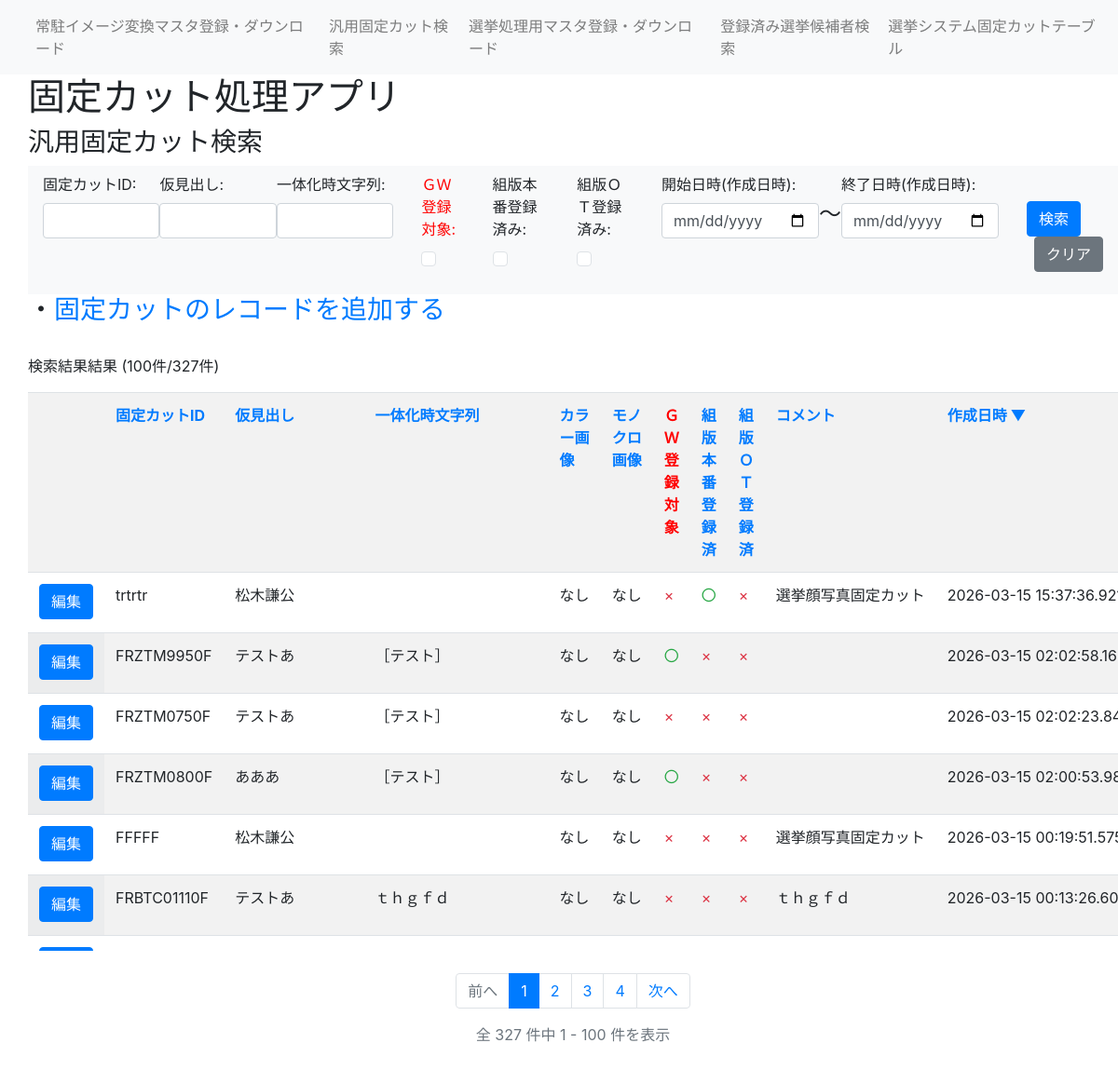
The page /general on the database as committed earlier.
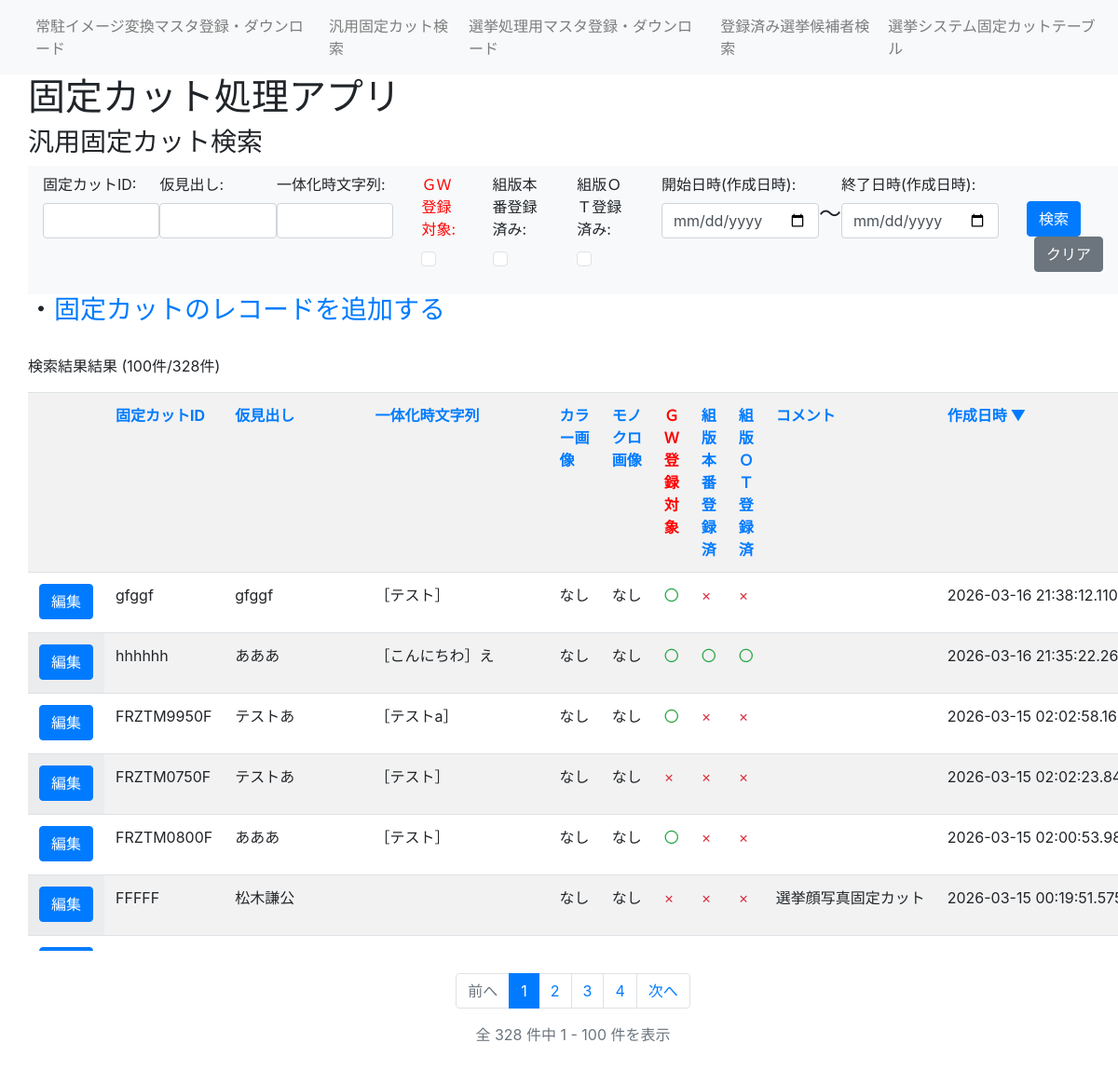
The same page on the database as committed later.
### fixedcut_app/models/fixedcut.py (models this page shows)
class FixedCut(db.Model):
    ___tablename__ = "fixedcut"
    id = db.Column(db.String(20), primary_key=True) #固定カットID
    midashi = db.Column(db.String(30)) #仮見出し
    Str = db.Column(db.String(100)) #一体化時文字列
    colorUrl = db.Column(db.String(100)) #カラー画像のURL
    monoUrl = db.Column(db.String(100)) #モノクロ画像のURL
    GWFlg = db.Column(db.Boolean, default=False) #GW登録対象
    prodFlg = db.Column(db.Boolean, default=False) #組版本番登録済みか
    OTFlg = db.Column(db.Boolean, default=False) #組版OT系登録済みか
    comment = db.Column(db.String(255)) #コメント
    created_at = db.Column(db.DateTime, nullable=False, default=datetime.now)  # 作成日時
    updated_at = db.Column(db.DateTime, nullable=False, default=datetime.now, onupdate=datetime.now)  # 更新日時

### fixedcut_app/views.py (the view)
@app.route('/general', methods=['GET', 'POST'])
@app.route('/general/<int:page>', methods=['GET', 'POST'])
def general(page=1):
    from fixedcut_app.views_general import general_handler
    return general_handler(page=page)

### fixedcut_app/views.py (called while the page is built)
@app.before_request
def log_request():
    app.logger.info("Request: %s %s from %s", request.method, request.path, request.remote_addr)

### fixedcut_app/templates/general.html (shortened to what the changed rows need)
{% extends 'layout.html' %}
{% block serch_result %}
 <div class="pad">
    {% set id_q = savelist[1] %}
    {% set midashi_q = savelist[0] %}
    {% set str_q = savelist[2] %}
    {% set gw_q = savelist[3] %}
    {% set prod_q = savelist[4] %}
    {% set ot_q = savelist[5] %}
    {% set start_q = savelist[6] %}
    {% set end_q = savelist[7] %}
    {% macro sort_link(label, key, text_color='') -%}
        {%- set next_dir = 'desc' if sort_by == key and sort_dir == 'asc' else 'asc' -%}
        <a href="{{ url_for('general', page=1, midashi=midashi_q, ID=id_q, Str=str_q, GWFlg=gw_q, prodFlg=prod_q, OTFlg=ot_q, startdate=start_q, enddate=end_q, sort_by=key, sort_dir=next_dir) }}" {% if text_color %}style="color: {{ text_color }};"{% endif %}>
            {{ label }}
            {% if sort_by == key %}
                {% if sort_dir == 'asc' %}
                    ▲
                {% else %}
                    ▼
                {% endif %}
            {% endif %}
        </a>
    {%- endmacro %}
    <p>検索結果結果
        {% if results | length > 0 %}
        ({{ results | length }}件/{{ pagination.total }}件)
        {% endif %}
    </p>
    <div class="table-container-vertical">
    <table class="table table-striped table-hover">
        <tr>
            <th></th>
            <th>{{ sort_link('固定カットID', 'id') }}</th>
            <th>{{ sort_link('仮見出し', 'midashi') }}</th>
            <th>{{ sort_link('一体化時文字列', 'Str') }}</th>
            <th>{{ sort_link('カラー画像', 'colorUrl') }}</th>
            <th>{{ sort_link('モノクロ画像', 'monoUrl') }}</th>
            <th>{{ sort_link('ＧＷ登録対象', 'GWFlg', 'red') }}</th>
            <th>{{ sort_link('組版本番登録済', 'prodFlg') }}</th>
            <th>{{ sort_link('組版ＯＴ登録済', 'OTFlg') }}</th>
            <th>{{ sort_link('コメント', 'comment') }}</th>
            <th>{{ sort_link('作成日時', 'created_at') }}</th>
        </tr>
        {% for res in results %}
        <tr>
            <td class=table-data>
                <button onclick="location.href='/general_detail/{{ res.id }}'" class="btn btn-primary">編集</button>
            </td>
            <td class=table-data>{{ res.id }}</td>
            <td class=table-data>{{ res.midashi }}</td>
            <td class=table-data>{{ res.Str }}</td>
            <td class=table-data>
                {% if ".eps" in res.colorUrl %}
                <a href="{{ url_for('download', filename=res.colorUrl) }}">ダウンロード</a></td>
                {% elif ".jpg" in res.colorUrl %}
                <img src="{{ url_for('static', filename=res.colorUrl) }}" height="50" alt="">
                {% elif ".jpeg" in res.colorUrl %}
                <img src="{{ url_for('static', filename=res.colorUrl) }}" height="50" alt="">
                {% elif ".svg" in res.colorUrl %}
                <img src="{{ url_for('static', filename=res.colorUrl) }}" height="50" alt="">
                {% else %}
                <p>なし</p>
                {% endif %}
            <td class=table-data>
                {% if ".eps" in res.monoUrl %}
                <a href="{{ url_for('download', filename=res.monoUrl) }}" download="モノクロ画像.eps">ダウンロード</a>
                {% elif ".jpg" in res.monoUrl %}
                <img src="{{ url_for('static', filename=res.monoUrl) }}" height="50" alt="">
                {% elif ".jpeg" in res.monoUrl %}
                <img src="{{ url_for('static', filename=res.monoUrl) }}" height="50" alt="">
                {% elif ".svg" in res.monoUrl %}
                <img src="{{ url_for('static', filename=res.monoUrl) }}" height="50" alt="">
                {% else %}
                <p>なし</p>
                {% endif %}
            </td>
            <td class=table-data>
                {% if res.GWFlg %}
                <span class="text-success">〇</span>
                {% else %}
                <span class="text-danger">×</span>
                {% endif %}
            </td>
            <td class=table-data>
                {% if res.prodFlg %}
                <span class="text-success">〇</span>
                {% else %}
                <span class="text-danger">×</span>
                {% endif %}
            </td>
            <td class=table-data>
                {% if res.OTFlg %}
                <span class="text-success">〇</span>
                {% else %}
                <span class="text-danger">×</span>
                {% endif %}
            </td>
            <td class=table-data>{{ res.comment }}</td>
            <td class=table-data>{{ res.created_at }}</td>
        </tr>
         {% endfor %}
    </table>
    </div>
    {% if pagination %}
    <nav aria-label="ページナビゲーション" class="mt-4">
        <ul class="pagination justify-content-center">
            {% if pagination.has_prev %}
            <li class="page-item">
                <a class="page-link" href="{{ url_for('general', page=pagination.prev_num, midashi=savelist[0], ID=savelist[1], Str=savelist[2], GWFlg=savelist[3], prodFlg=savelist[4], OTFlg=savelist[5], startdate=savelist[6], enddate=savelist[7], sort_by=sort_by, sort_dir=sort_dir) }}">前へ</a>
            </li>
            {% else %}
            <li class="page-item disabled">
                <span class="page-link">前へ</span>
            </li>
            {% endif %}
            {% for page_num in pagination.iter_pages() %}
                {% if page_num %}
                    {% if page_num == pagination.page %}
                    <li class="page-item active">
                        <span class="page-link">{{ page_num }}</span>
                    </li>
                    {% else %}
                    <li class="page-item">
                        <a class="page-link" href="{{ url_for('general', page=page_num, midashi=savelist[0], ID=savelist[1], Str=savelist[2], GWFlg=savelist[3], prodFlg=savelist[4], OTFlg=savelist[5], startdate=savelist[6], enddate=savelist[7], sort_by=sort_by, sort_dir=sort_dir) }}">{{ page_num }}</a>
                    </li>
                    {% endif %}
                {% else %}
                    <li class="page-item disabled">
                        <span class="page-link">...</span>
                    </li>
                {% endif %}
            {% endfor %}
            {% if pagination.has_next %}
            <li class="page-item">
                <a class="page-link" href="{{ url_for('general', page=pagination.next_num, midashi=savelist[0], ID=savelist[1], Str=savelist[2], GWFlg=savelist[3], prodFlg=savelist[4], OTFlg=savelist[5], startdate=savelist[6], enddate=savelist[7], sort_by=sort_by, sort_dir=sort_dir) }}">次へ</a>
            </li>
            {% else %}
            <li class="page-item disabled">
                <span class="page-link">次へ</span>
            </li>
            {% endif %}
        </ul>
        <p class="text-center text-muted mt-2">
            全 {{ pagination.total }} 件中 {{ pagination.page * 100 - 99 }} - {{ [pagination.page * 100, pagination.total]|min }} 件を表示
        </p>
    </nav>
    {% endif %}
</div>
{% endblock %}

Rows that differ between the two databases and show on the page:
removed FixedCut: id "trtrtr", midashi "松木謙公", colorUrl "なし", monoUrl "なし", prodFlg "〇", comment "選挙顔写真固定カット", created_at "2026-03-15…"
no longer on this page (row unchanged): FixedCut: id "FRBTC01110F", midashi "テストあ", Str "ｔｈｇｆｄ", colorUrl "なし", monoUrl "なし", comment "ｔｈｇｆｄ", created_at "2026-03-15…"
added FixedCut: id "gfggf", midashi "gfggf", Str "［テスト］", colorUrl "なし", monoUrl "なし", GWFlg "〇", created_at "2026-03-16…"
added FixedCut: id "hhhhhh", midashi "あああ", Str "［こんにちわ］え", colorUrl "なし", monoUrl "なし", GWFlg "〇", prodFlg "〇", OTFlg "〇", created_at "2026-03-16…"
changed FixedCut "FRZTM9950F": Str "［テスト］" → "［テストa］"
Other text that changed with them:
{{ pagination.total }}: "327" → "328"
